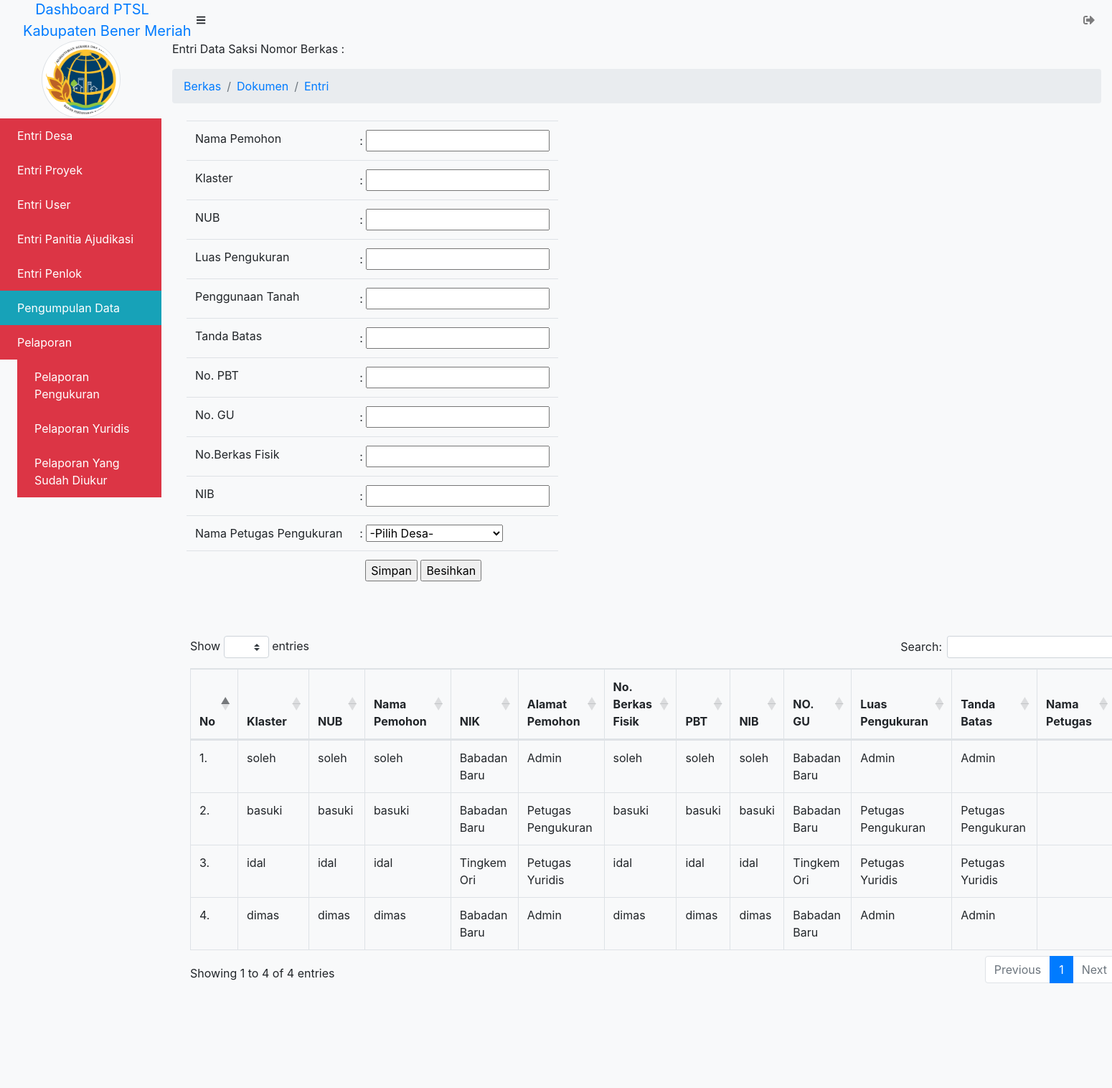
The app's page /admin/pemb_berkas/dokumen/entri/entri_persil.php (signed in), older data.
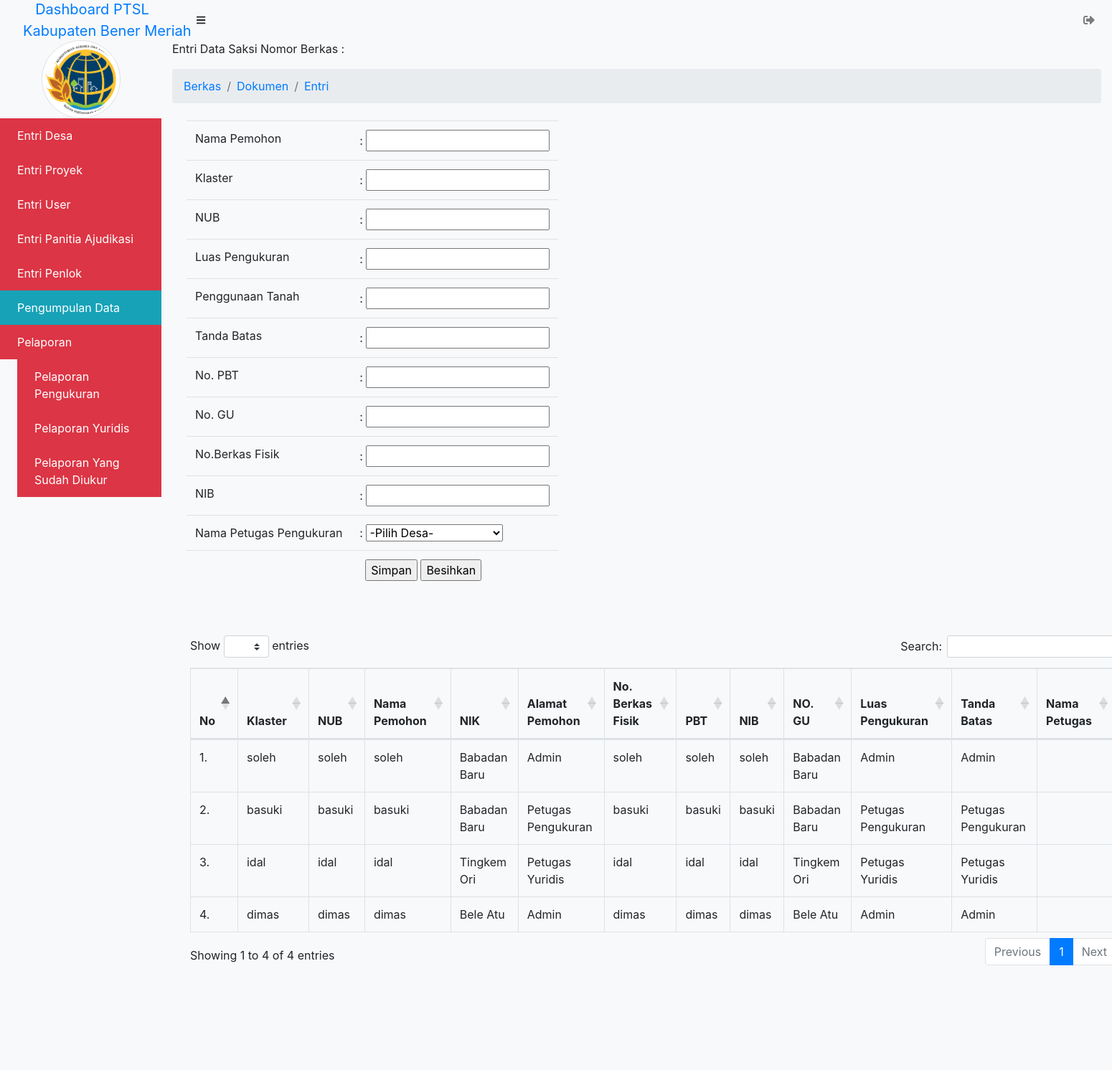
The same page, newer data.
### tables this page shows
CREATE TABLE `user` (
  `id_user` int(11) NOT NULL,
  `nama_user` varchar(100) NOT NULL,
  `user_nama` varchar(100) NOT NULL,
  `password` varchar(225) NOT NULL,
  `id_desa` int(11) NOT NULL,
  `id_level` int(11) NOT NULL,
  `id_proyek` int(11) NOT NULL
);

CREATE TABLE `desa` (
  `id_desa` int(11) NOT NULL,
  `id_kecamatan` int(11) NOT NULL,
  `kode_desa` varchar(50) NOT NULL,
  `nama_desa` varchar(225) NOT NULL,
  `kabupaten` varchar(225) NOT NULL,
  `reje_kampung` varchar(225) NOT NULL,
  `nama_camat` varchar(100) NOT NULL,
  `nip` varchar(50) NOT NULL,
  `alamat` text NOT NULL,
  `kode_pos` varchar(20) NOT NULL
);

CREATE TABLE `level` (
  `id_level` int(11) NOT NULL,
  `nama_level` varchar(100) NOT NULL
);

### admin/pemb_berkas/dokumen/entri/entri_persil.php (the view, shortened to what the changed rows need)
<?php $title = "Entri Data Pengukuran";
include_once('../../../_header.php');
?>
			<div id="layoutSidenav_content">
            <main>
                    <div class="container-fluid">
<?php
function tambah($koneksi){
	?>
		<dir class="row">
		<div class="col-xl-15">
	<?php
}
function tampil_data($koneksi){
	$sql = "SELECT * FROM user LEFT JOIN desa ON user.id_desa = desa.id_desa LEFT JOIN level ON user.id_level = level.id_level LEFT JOIN proyek ON user.id_proyek = proyek.id_proyek";
	$query = mysqli_query($koneksi, $sql);
	$nomor = 1;
		echo "<fieldset>";
		echo "<div class='table-responsive'>";
		echo "<table class='table table-responsive-sm table-bordered table-hover' id='user' border='1' cellpadding='10'>";
		echo "<thead>";
			echo "<tr>";
			echo "<th>No</th>
				<th>Klaster</th>
				<th>NUB</th>
				<th>Nama Pemohon</th>
				<th>NIK</th>
				<th>Alamat Pemohon</th>
				<th>No. Berkas Fisik</th>
				<th>PBT</th>
				<th>NIB</th>
				<th>NO. GU</th>
				<th>Luas Pengukuran</th>
				<th>Tanda Batas</th>
				<th>Nama Petugas</th>
				<th>Edit</th>
				<th>Hapus</th>";
			echo "</tr>";
		echo "</thead>";
		echo "<tbody>";
	while($data = mysqli_fetch_array($query)){
		?>
			<tr>
				<td><?= $nomor++; ?>.</td>
				<td><?php echo $data['user_nama']; ?></td>
				<td><?php echo $data['user_nama']; ?></td>
				<td><?php echo $data['password']; ?></td>
				<td><?php echo $data['nama_desa']; ?></td>
				<td><?php echo $data['nama_level']; ?></td>
				<td><?php echo $data['user_nama']; ?></td>
				<td><?php echo $data['user_nama']; ?></td>
				<td><?php echo $data['password']; ?></td>
				<td><?php echo $data['nama_desa']; ?></td>
				<td><?php echo $data['nama_level']; ?></td>
				<td><?php echo $data['nama_level']; ?></td>
				<td></td>
			</tr>
		<?php
	}
	echo "</tbody>";
	echo "</table>";
	echo "</fieldset>";
}
		?>
		<?php
if (isset($_GET['aksi'])){
	switch($_GET['aksi']){
		case "create":
			echo '<a href="index.php"> &laquo; Home</a>';
			tambah($koneksi);
			break;
		case "read":
			tampil_data($koneksi);
			break;
		case "update":
			ubah($koneksi);
			tampil_data($koneksi);
			break;
		case "delete":
			hapus($koneksi);
			break;
		default:
			echo "<h3>Aksi <i>".$_GET['aksi']."</i> tidaka ada!</h3>";
			tambah($koneksi);
			tampil_data($koneksi);
	}
} else {
	tambah($koneksi);
	tampil_data($koneksi);
}
?>
                    		</div>
                    	</div>
                    </div>
				</div>
<?php include_once('../../../_footer.php'); ?>

Row changes from the older to the newer data that the page shows:
changed user "dimas": id_desa.nama_desa "Babadan Baru" → "Bele Atu"
